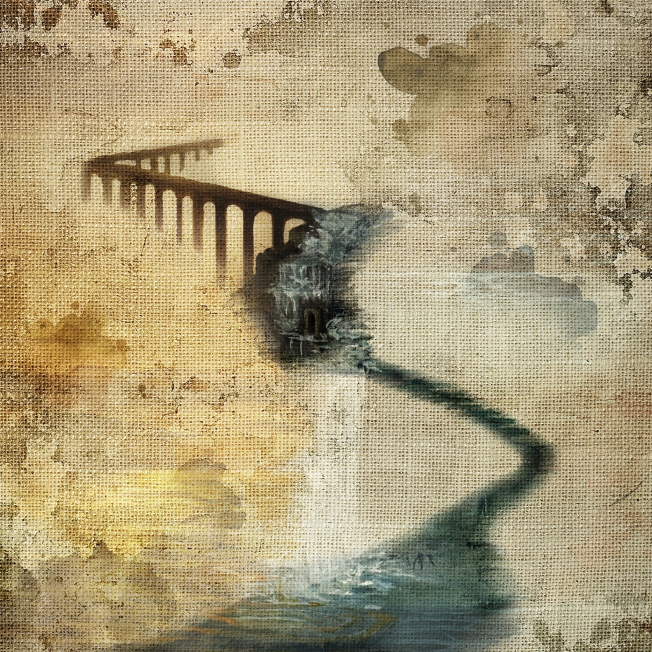
#> input picture art/backgrounds/camino.jpg, 1304 x 1304 px, found by its file name (shown at 1/2 size); the run also reads 1 picture not shown here
$ python pintura_camino_v001.py
#> lines starting #> are read from the running program, lines starting #| are printed output that depends on the picture
"""Pintura de Camino con el marco que mandó Emma (art/backgrounds/camino_marco_fuente.webp, 1125x1125).

La pintura de adentro es la misma que art/backgrounds/camino.jpg, pero con la palabra «Camino» escrita; se
cubre con camino.jpg (sin letras), que encaja en (109, 113) a 906 px. Salidas:
- art/backgrounds/camino_cuadro.jpg: el cuadro completo, a la escala en la que la pintura mide 1304 px (la del
  mundo de la pintura y su máscara camino_walk.png); la pintura empieza en CUADRO_ESQ.
- art/worlds/camino/nivel_01_fondos_v003/{boceto,definido}/16_marco_camino.png: la puerta del Nivel 1, el mismo
  cuadro (marco oscuro, sin letras) a 512x512; el boceto lo lleva como lápiz claro.
Uso: python herramientas/pintura_camino_v001.py
"""
from PIL import Image, ImageOps

FUENTE = "art/backgrounds/camino_marco_fuente.webp"
PINTURA = "art/backgrounds/camino.jpg"
LADO, X0, Y0 = 906, 109, 113          # dónde está la pintura dentro del marco de la fuente
V3 = "art/worlds/camino/nivel_01_fondos_v003"

pint = Image.open(PINTURA).convert("RGB")
#> pint is the input picture: PIL image 1304x1304 RGB; mean R, G, B 170.2, 156, 119.4
k = pint.width / LADO
#> k = 1.44
marco = Image.open(FUENTE).convert("RGB")
grande = marco.resize((round(marco.width * k), round(marco.height * k)), Image.LANCZOS)
esq = (round(X0 * k), round(Y0 * k))
#> esq = (157, 163)
grande.paste(pint, esq)
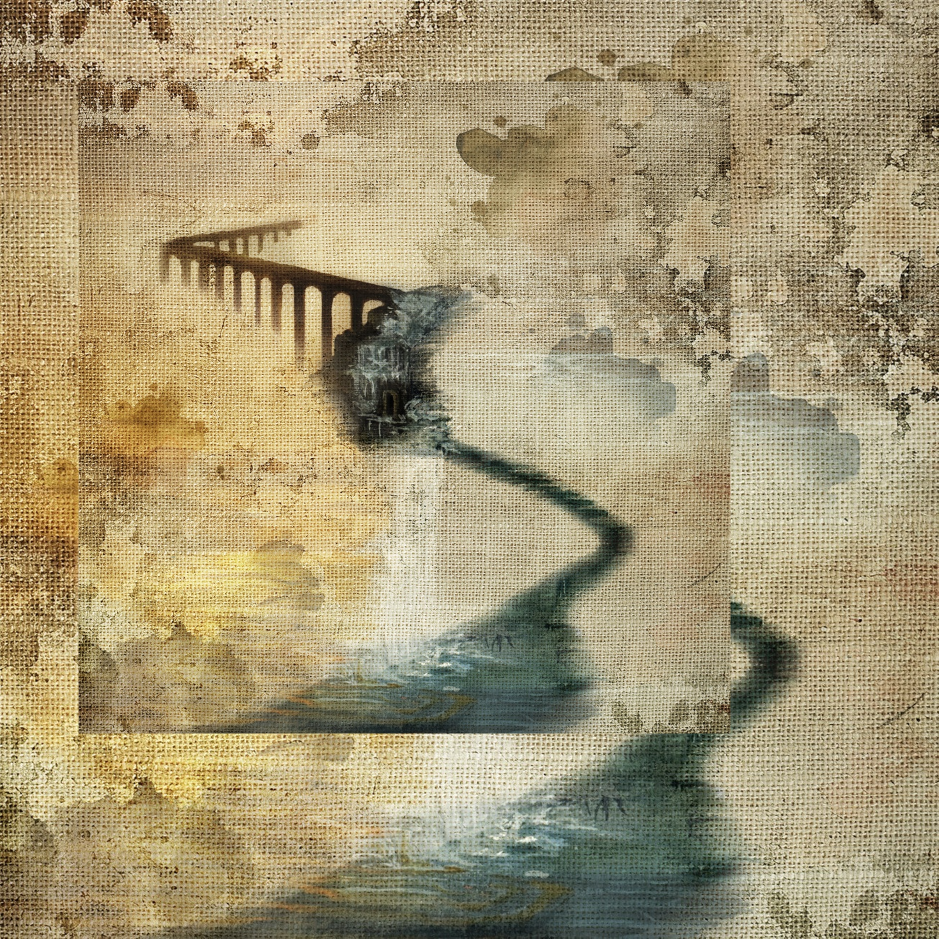
#> grande: PIL image 1877x1877 RGB (shown at 1/2 size); mean R, G, B 165.6, 152.4, 117.3
grande.save("art/backgrounds/camino_cuadro.jpg", quality=92)
print("camino_cuadro.jpg", grande.size, "pintura en", esq)
#| camino_cuadro.jpg (1877, 1877) pintura en (157, 163)

# puerta del Nivel 1: el cuadro tal cual (marco oscuro, sin letras), 512x512; el boceto es el mismo a lápiz claro
puerta = grande.resize((512, 512), Image.LANCZOS)
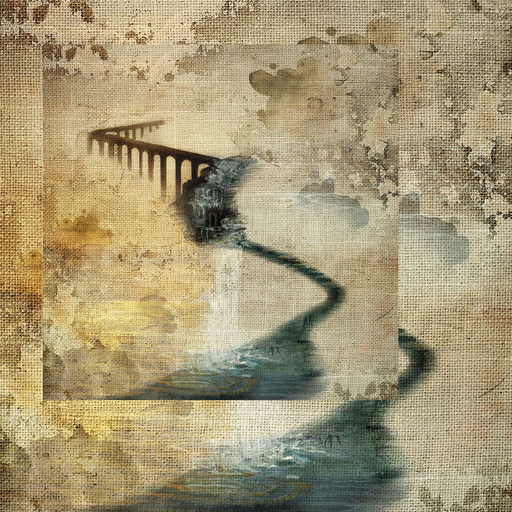
#> puerta: PIL image 512x512 RGB; mean R, G, B 165.6, 152.4, 117.3
puerta.convert("RGBA").save(f"{V3}/definido/16_marco_camino.png")
gris = ImageOps.autocontrast(puerta.convert("L"), cutoff=2)
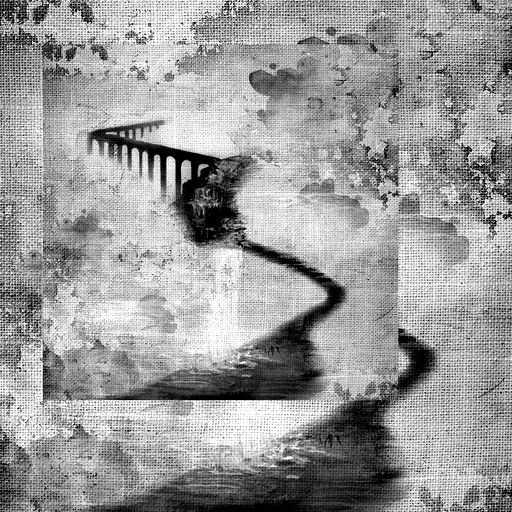
#> gris: PIL image 512x512 L; min 0, max 255, mean 154.8
lapiz = gris.point(lambda v: round(255 - (255 - v) * 0.20))
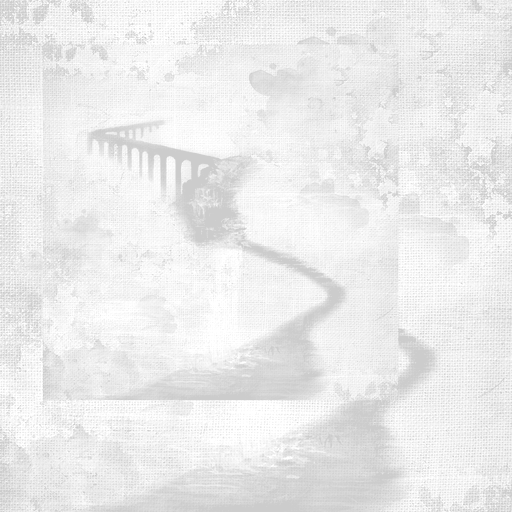
#> lapiz: PIL image 512x512 L; min 204, max 255, mean 235
Image.merge("RGBA", (lapiz, lapiz, lapiz, Image.new("L", lapiz.size, 255))).save(f"{V3}/boceto/16_marco_camino.png")
print("16_marco_camino.png (cuadro de la puerta, 512x512)")
